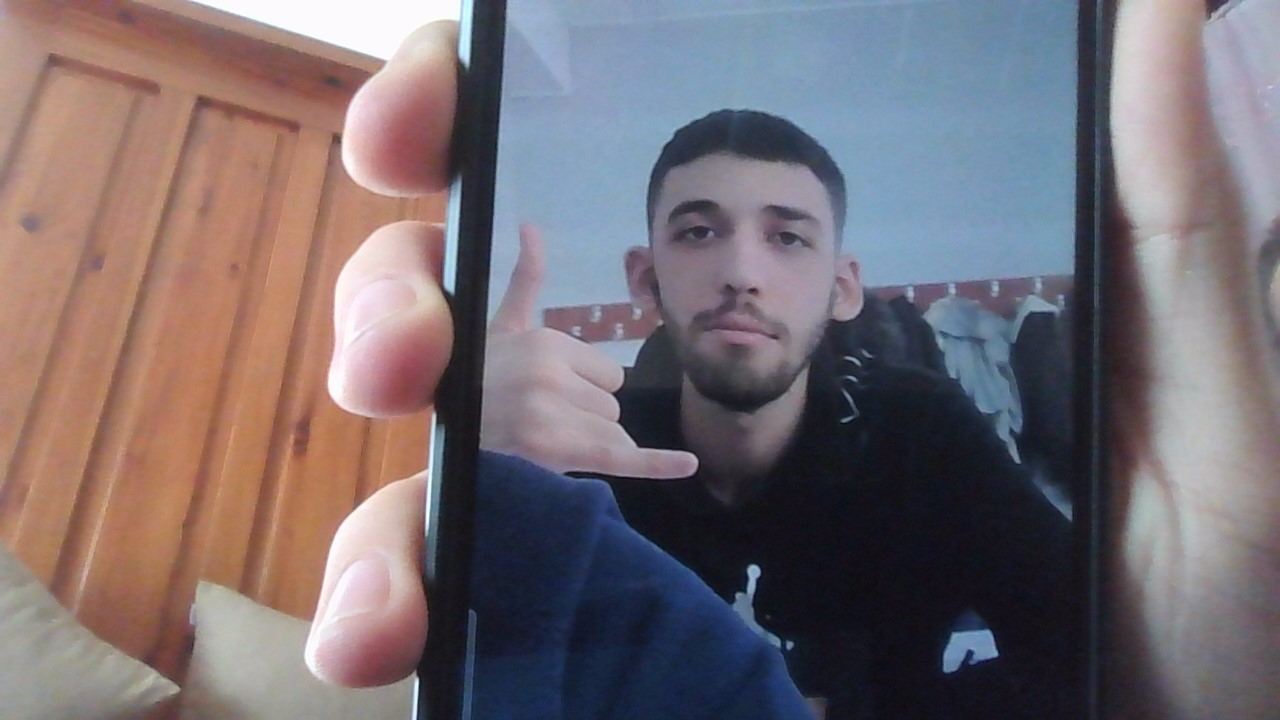
#> input picture rustem.jpg, 1280 x 720 px, found by its file name
$ python data_pre.py
#> lines starting #> are read from the running program, lines starting #| are printed output that depends on the picture; pictures that were not available may be replaced by others from this repository, and a replacement may not be noted
import cv2

def crop_to_3_4(image):
    h, w = image.shape[:2]
    target_ratio = 3 / 4
    current_ratio = w / h

    if abs(current_ratio - target_ratio) < 0.01:
        return image  # Already 3:4

    if current_ratio > target_ratio:
        # Too wide: crop width
        new_width = int(h * target_ratio)
        start_x = (w - new_width) // 2
        return image[:, start_x:start_x + new_width]
    else:
        # Too tall: crop height
        new_height = int(w / target_ratio)
        start_y = (h - new_height) // 2
        return image[start_y:start_y + new_height, :]

# === File paths ===
source_path = r"Silent-Face-Anti-Spoofing/images/sample/rustem.jpg"    # Image you want to crop
target_path = r"Silent-Face-Anti-Spoofing/images/sample/image_F2.jpg"     # Image whose size you want to match
output_path = r"Silent-Face-Anti-Spoofing/images/sample/cropped.jpg"     # Final saved image

# === Load images ===
source_img = cv2.imread(source_path)
#> source_img is the input picture: shape (720, 1280, 3); mean B, G, R 113.4, 108.5, 118.4
target_img = cv2.imread(target_path)
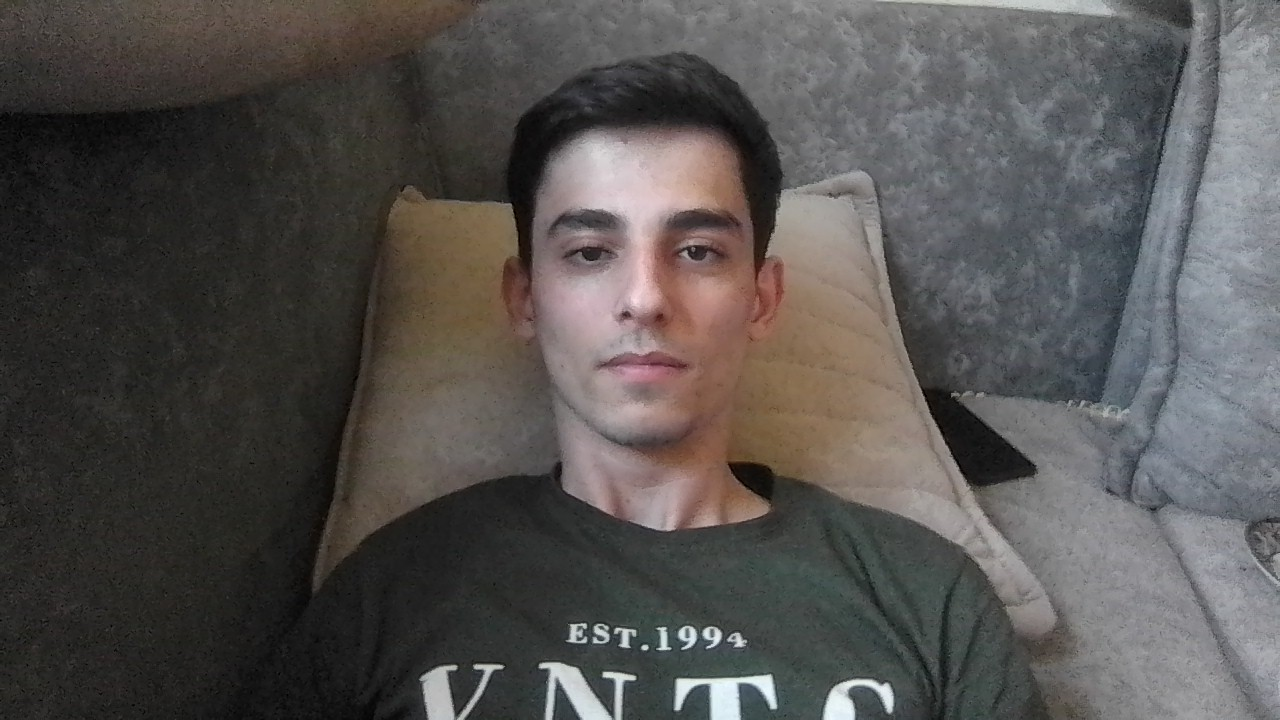
#> input picture WIN_20250517_16_57_31_Pro.jpg, 1280 x 720 px, given in place of image_F2.jpg, which was not available
#> target_img is the input picture: shape (720, 1280, 3); mean B, G, R 80, 82, 85

if source_img is None or target_img is None:
    print("Error: Could not load one or both images.")
    exit()

# === Crop and Resize ===
cropped = crop_to_3_4(source_img)
#> in crop_to_3_4, `return image[:, start_x:start_x + new_width]`:
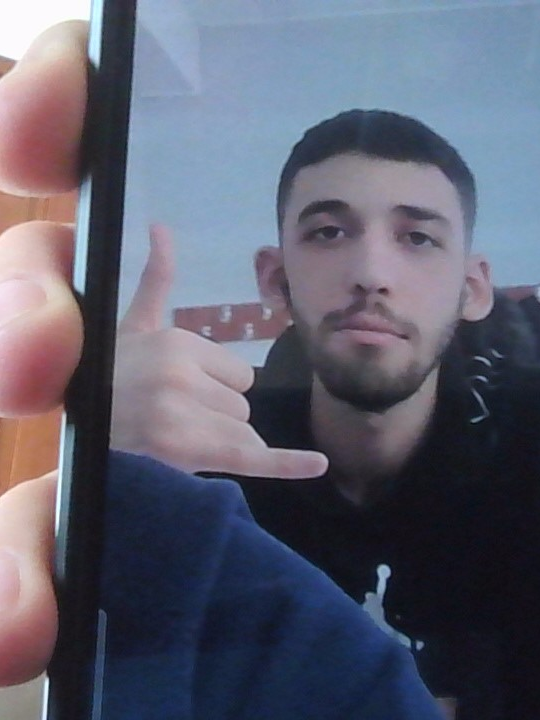
#> returned value: shape (720, 540, 3); mean of channels 0, 1, 2 110.9, 95.2, 93.6; drawn as B, G, R
target_h, target_w = target_img.shape[:2]
#> target_h = 720; target_w = 1280
resized = cv2.resize(cropped, (target_w, target_h))
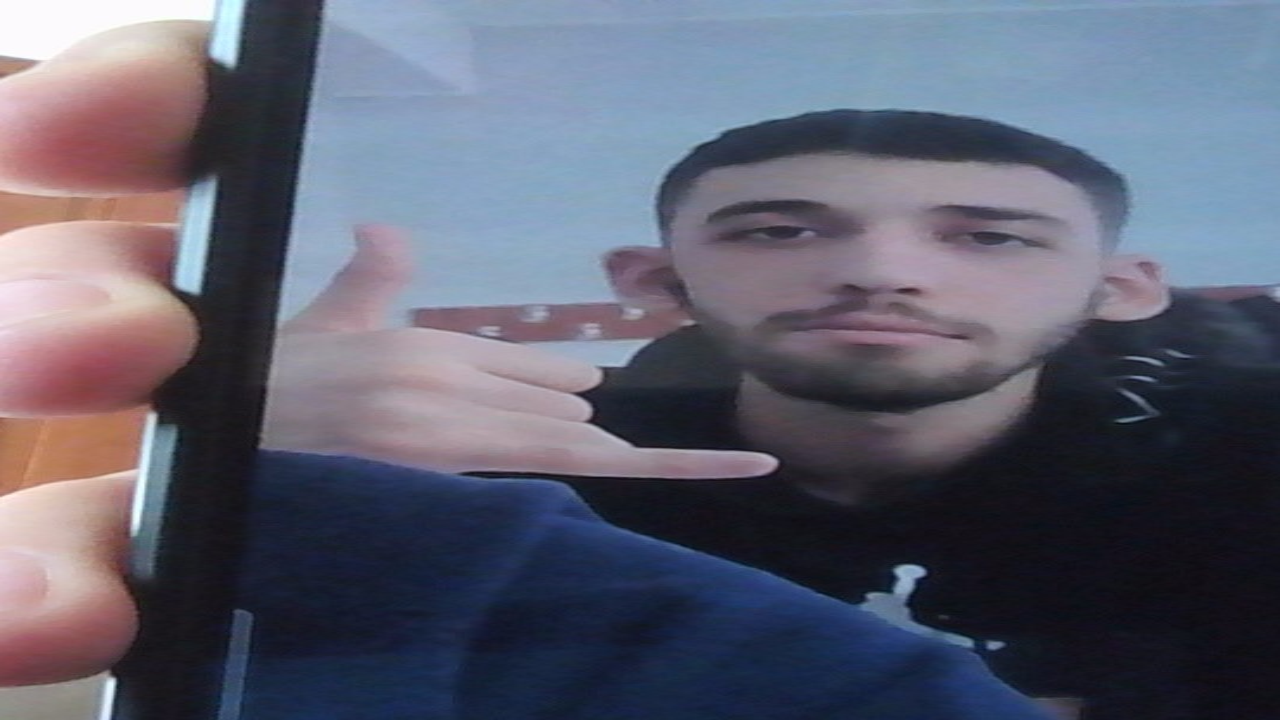
#> resized: shape (720, 1280, 3); mean B, G, R 110.9, 95.2, 93.6

# === Save the result ===
cv2.imwrite(output_path, resized)
print(f"Saved cropped and resized image as {output_path}")
